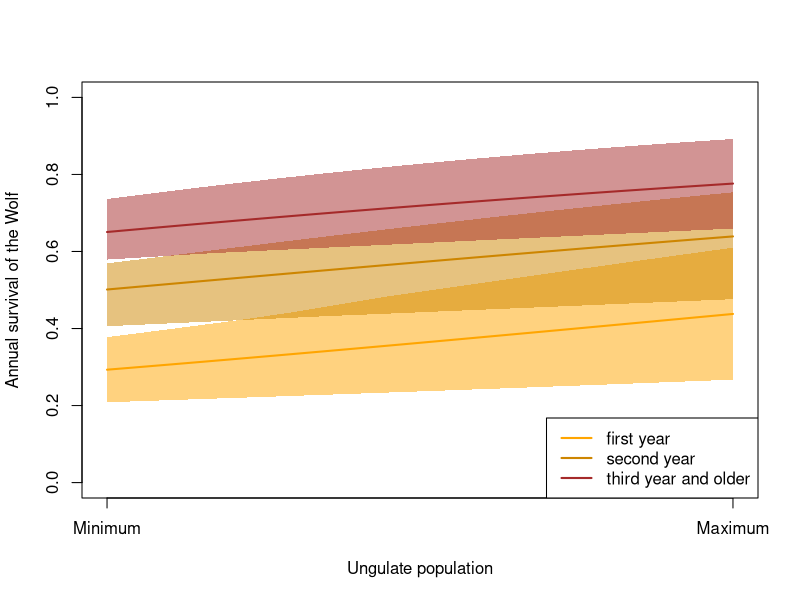
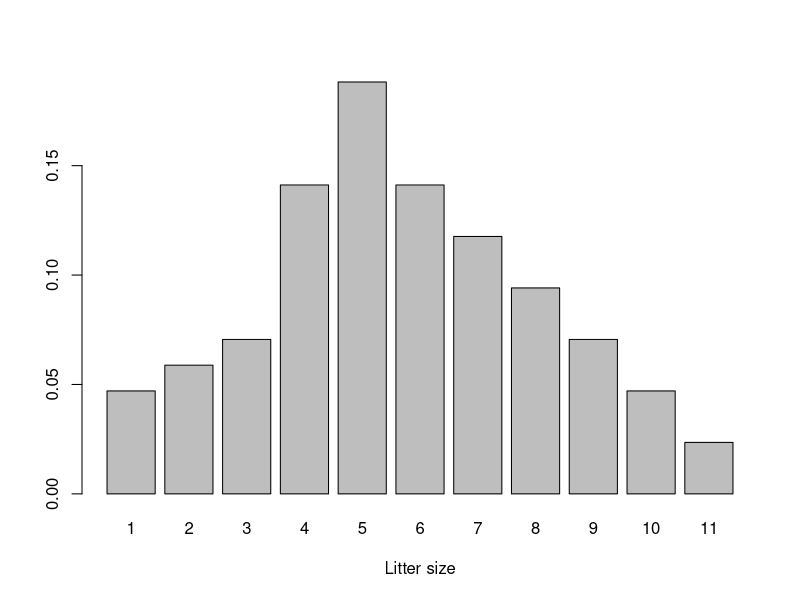
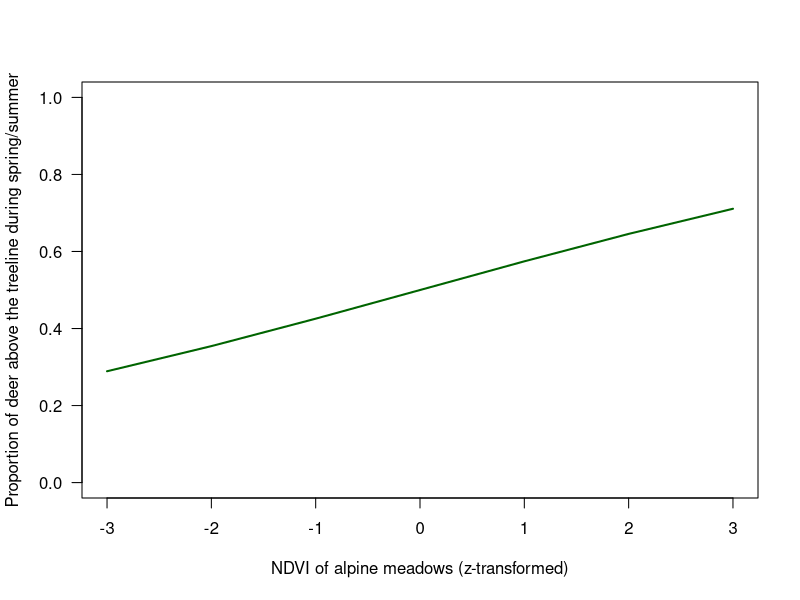
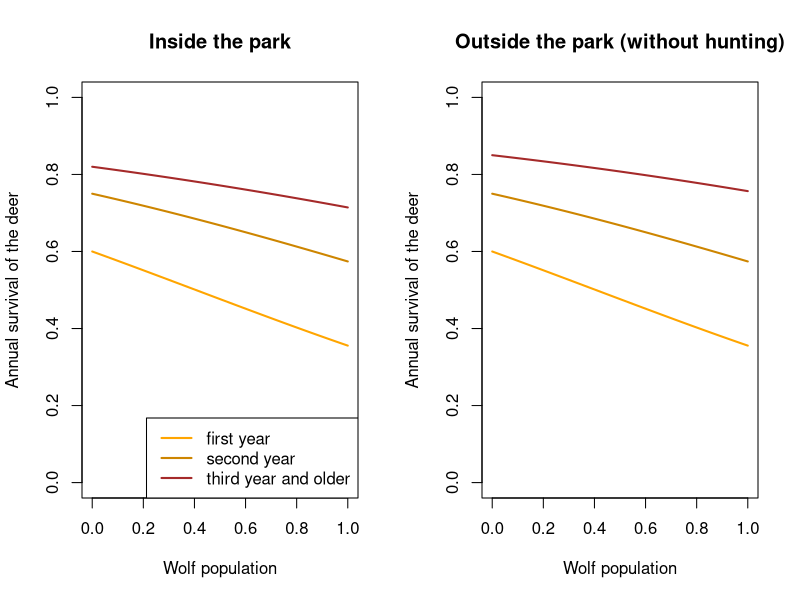
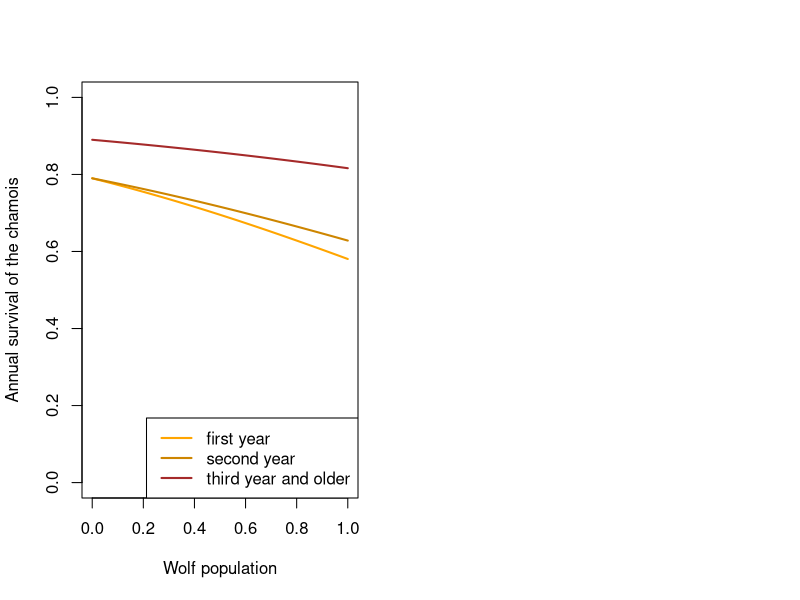
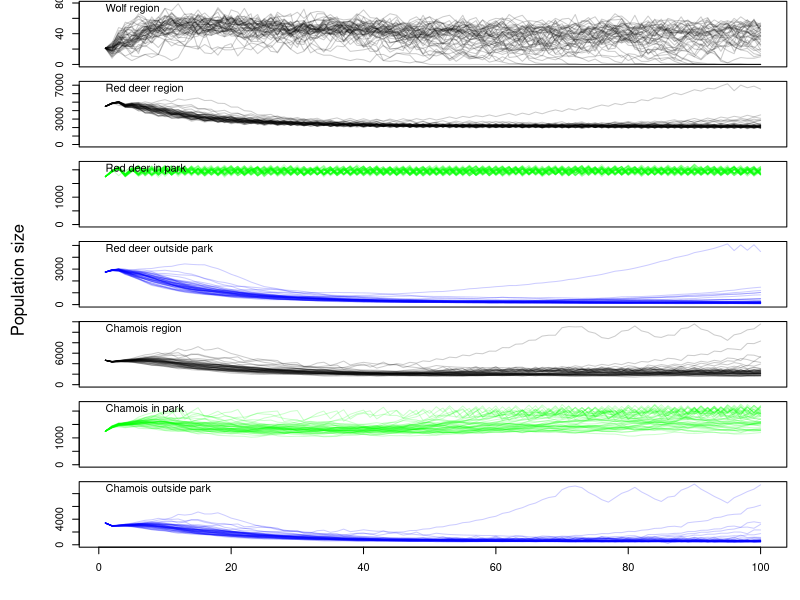

Here is the R script that generated these plots, in order:
## ---- chunk 1

library(MASS)
library(scales)

## ---- chunk 2
TT <- 100 # number of years to run the model
nsim <- 50 # number of Monte Carlo iterations
## ---- chunk 3

envNDVI <- rnorm(TT)

## ---- chunk 4

FUNwolfS0 <- function(x, sdInt=0.2, sdslope=0.2, corpars=0.8){
  # x = normalised ungulate density (0 = minimal, 1 = maximal)
  # corpars = correlation between intercept and slope
  Sigma <- matrix(c(sdInt^2, sdInt*sdslope*corpars, sdInt*sdslope*corpars, sdslope^2), nrow=2)
  pars <- mvrnorm(n = 1, mu = c(-0.9,0.6), Sigma = Sigma)
  plogis(pars[1] + pars[2]*x)  
}

FUNwolfS1 <- function(x, sdInt=0.2, sdslope=0.2, corpars=0.8){
  Sigma <- matrix(c(sdInt^2, sdInt*sdslope*corpars, sdInt*sdslope*corpars, sdslope^2), nrow=2)
  pars <- mvrnorm(n = 1, mu = c(0,0.6), Sigma = Sigma)
  plogis(pars[1] + pars[2]*x)
}

FUNwolfS2plus <- function(x, sdInt=0.2, sdslope=0.2, corpars=0.8){ 
  Sigma <- matrix(c(sdInt^2, sdInt*sdslope*corpars, sdInt*sdslope*corpars, sdslope^2), nrow=2)
  pars <- mvrnorm(n = 1, mu = c(0.6,0.6), Sigma = Sigma)
    plogis(pars[1] + pars[2]*x)
}

x <- seq(0, 1, length=100)  # 0 = no ungulates, 1 =maximum number of ungulates
y1 <- matrix(NA, ncol=nsim, nrow=length(x))
y2 <- matrix(NA, ncol=nsim, nrow=length(x))
y3 <- matrix(NA, ncol=nsim, nrow=length(x))
for(i in 1:nsim){
  y1[,i] <- FUNwolfS0(x)
  y2[,i] <- FUNwolfS1(x)
  y3[,i] <- FUNwolfS2plus(x)
}

y1mean <- apply(y1, 1, mean)
y1lwr <- apply(y1, 1, quantile, probs=0.025)
y1upr <- apply(y1, 1, quantile, probs=0.975)


y2mean <- apply(y2, 1, mean)
y2lwr <- apply(y2, 1, quantile, probs=0.025)
y2upr <- apply(y2, 1, quantile, probs=0.975)

y3mean <- apply(y3, 1, mean)
y3lwr <- apply(y3, 1, quantile, probs=0.025)
y3upr <- apply(y3, 1, quantile, probs=0.975)

plot(x, y1[,1], type="n", lwd=2, col="orange", xlab="Ungulate population", ylab="Annual survival of the Wolf", ylim=c(0,1), xaxt="n")
axis(1, at=c(0,1), labels=c("Minimum", "Maximum"))
polygon(c(x, rev(x)), c(y1lwr, rev(y1upr)), border=NA, col=alpha("orange", 0.5))
lines(x, y1mean, col="orange", lwd=2)
polygon(c(x, rev(x)), c(y2lwr, rev(y2upr)), border=NA, col=alpha("orange3", 0.5))
lines(x, y2mean, col="orange3", lwd=2)
polygon(c(x, rev(x)), c(y3lwr, rev(y3upr)), border=NA, col=alpha("brown", 0.5))
lines(x, y3mean, col="brown", lwd=2)

legend("bottomright", lwd=2, col=c("orange", "orange3", "brown"), legend=c("first year", "second year", "third year and older"))

  
## ---- chunk 5

littersize <- 1:11
problittersize0 <- c(2, 2.5, 3,6,8,6,5,4,3,2,1)
problittersize <- problittersize0/sum(problittersize0)

barplot(problittersize, names=littersize, xlab="Litter size")


FUNwolfnpups <- function(nfemalesW){
  litters <- sample(1:11, prob=problittersize, size=nfemalesW, replace=TRUE)
  return(sum(litters))
}

## ---- chunk 6
wolfmaxN <- 30  # is used in the model to normalise the effect of wolf in the ecosystem

ungulatesmaxN <- 10000 # is used in the model to normalise the effect of ungulates on the wolf

## ---- chunk 7
# proportion of deer that are above the treeline during summer 
# the number of deeer above the treeline is competing with chamois
FUNdeerpropSuhigh <- function(ndvi){
  # standardised ndvi (mean 0, sd 1)
 return(plogis(0.3*ndvi))
}


FUNdeerpropHuIn <- function(){
  # we assume that 20% of the outside population move into the park during hunting
 return(0.2)
}

x <- seq(-3,3)
plot(x, FUNdeerpropSuhigh(x), type="l", lwd=2, col="darkgreen", ylim=c(0,1), 
     xlab="NDVI of alpine meadows (z-transformed)", las=1, ylab="Proportion of deer above the treeline during spring/summer")

## ---- chunk 8
# expected population growth rate; trying out demographic parameters that produce plausible growth 
S1 <- 0.6
S2 <- 0.75
S3plus <- 0.82
f <- 1
deerLeslie <- matrix(c(0,f/2*S2,f/2*S3plus,f/2*S3plus,
                       S1, 0,0,0,
                       0,S2,0,0,
                       0,0,S3plus,S3plus), ncol=4, nrow=4, byrow=TRUE)
max(Re(eigen(deerLeslie)$values))
## ---- chunk 9
deerS0 <- 0.6
deerS1 <- 0.75
deerS2plus <- 0.82

## ---- chunk 10
# x = wolf population (normalised, 0-1), 
# propindiet = proportion of deer in wolf diet
FUNdeerInS0 <- function(x, propindiet=1, S0=deerS0) plogis(qlogis(S0)-1*x*propindiet)
FUNdeerInS1 <- function(x, propindiet=1, S1=deerS1) plogis(qlogis(S1)-0.8*x*propindiet)
FUNdeerInS2plus <- function(x, propindiet=1, S2plus=deerS2plus) plogis(qlogis(S2plus)-0.6*x*propindiet)

FUNdeerOutS0 <- function(x, propindiet=1) plogis(qlogis(0.6)-1*x*propindiet)
FUNdeerOutS1 <- function(x, propindiet=1) plogis(qlogis(0.75)-0.8*x*propindiet)
FUNdeerOutS2plus <- function(x, propindiet=1) plogis(qlogis(0.85)-0.6*x*propindiet)

x <- seq(0, 1, length=100)  # 0 = no ungulates, 1 =maximum number of ungulates
y1 <- FUNdeerInS0(x)
y2 <- FUNdeerInS1(x) # first year survival
y3 <- FUNdeerInS2plus(x)
  
par(mfrow=c(1,2))
plot(x, y1, type="l", lwd=2, col="orange", xlab="Wolf population", ylab="Annual survival of the deer",
     ylim=c(0,1), main="Inside the park")
lines(x, y2, lwd=2, col="orange3")
lines(x, y3, lwd=2, col="brown")

legend("bottomright", lwd=2, col=c("orange", "orange3", "brown"), legend=c("first year", "second year", "third year and older"))

y1 <- FUNdeerOutS0(x)
y2 <- FUNdeerOutS1(x) # first year survival
y3 <- FUNdeerOutS2plus(x)

plot(x, y1, type="l", lwd=2, col="orange", xlab="Wolf population", ylab="Annual survival of the deer",
     ylim=c(0,1), main="Outside the park (without hunting)")
lines(x, y2, lwd=2, col="orange3")
lines(x, y3, lwd=2, col="brown")

  
## ---- chunk 11
FUNdeerncalves <- function(nrfemales, npop, capacity=2000){
  nryoung <- sample(c(0,1,2), prob=c(0.05,0.85,0.1), size=nrfemales, replace=TRUE)
 if(npop>capacity) nryoung <- sample(c(0,1,2), prob=c(0.5,0.5,0), size=nrfemales, replace=TRUE)
 return(sum(nryoung))
  }

## ---- chunk 12
# expected population growth rate; trying out demographic parameters that produce plausible growth 
S0 <- 0.79 # survival from 0 to 1
S1 <- 0.79 # survival from 1 to 2
S2plus <- 0.89 #survival from 2 year onward 
f <- 0.49
deerLeslie <- matrix(c(0,f/2*S1,f/2*S2plus,f/2*S2plus,
                       S0, 0,0,0,
                       0,S1,0,0,
                       0,0,S2plus,S2plus), ncol=4, nrow=4, byrow=TRUE)
max(Re(eigen(deerLeslie)$values))
## ---- chunk 13
chamoisS0 <- 0.79
chamoisS1 <- 0.79
chamoisS2plus <- 0.89
## ---- chunk 14
# x = wolf population (normalised, 0-1), 
# propindiet = proportion of chamois in wolf diet
FUNchamoisS0 <- function(x, propindiet=1, S0=chamoisS0) plogis(qlogis(S0)-1*x*propindiet)
FUNchamoisS1 <- function(x, propindiet=1, S1=chamoisS1) plogis(qlogis(S1)-0.8*x*propindiet)
FUNchamoisS2plus <- function(x, propindiet=1, S2plus=chamoisS2plus) plogis(qlogis(S2plus)-0.6*x*propindiet)

x <- seq(0, 1, length=100)  # 0 = no ungulates, 1 =maximum number of ungulates
y1 <- FUNchamoisS0(x)
y2 <- FUNchamoisS1(x) # first year survival
y3 <- FUNchamoisS2plus(x)
  
plot(x, y1, type="l", lwd=2, col="orange", xlab="Wolf population", ylab="Annual survival of the chamois",
     ylim=c(0,1))
lines(x, y2, lwd=2, col="orange3")
lines(x, y3, lwd=2, col="brown")

legend("bottomright", lwd=2, col=c("orange", "orange3", "brown"), legend=c("first year", "second year", "third year and older"))
  
## ---- chunk 15
FUNchamoisncalves <- function(nrfemales, npop, capacity=2000){
  nryoung <- sample(c(0,1,2,3), prob=c(0.5,0.4,0.05,0.05), size=nrfemales, replace=TRUE)
  if(npop>capacity) nryoung <- sample(c(0,1,2,3), prob=c(0.9,0.1,0,0), size=nrfemales, replace=TRUE)
  return(sum(nryoung))
  }

## ---- chunk 16
# TT: number of years the model will run
# nsim: number of trajectories 

wolfN0 <- matrix(nrow=TT, ncol=nsim)  # number of wolf puppies
wolfN1 <- matrix(nrow=TT, ncol=nsim)  # number of first year wolfs
wolfN2 <- matrix(nrow=TT, ncol=nsim)
wolfN3plus <- matrix(nrow=TT, ncol=nsim)
wolfN <- matrix(nrow=TT, ncol=nsim) # total wolf population
wolfP <- matrix(nrow=TT, ncol=nsim)

deerInN0 <- matrix(nrow=TT, ncol=nsim)
deerInN1 <- matrix(nrow=TT, ncol=nsim)
deerInN2 <- matrix(nrow=TT, ncol=nsim)
deerInN3plus <- matrix(nrow=TT, ncol=nsim)
deerOutN0 <- matrix(nrow=TT, ncol=nsim)
deerOutN1 <- matrix(nrow=TT, ncol=nsim)
deerOutN2 <- matrix(nrow=TT, ncol=nsim)
deerOutN3plus <- matrix(nrow=TT, ncol=nsim)
deerInN <- matrix(nrow=TT, ncol=nsim) # total deer population in 
deerOutN <- matrix(nrow=TT, ncol=nsim) # total deer population out 
deerN <- matrix(nrow=TT, ncol=nsim) # total deer
deerpropIn <- matrix(nrow=TT, ncol=nsim) # proportion of deer from outside that move into the SNP during hunting

chamoisInN0 <- matrix(nrow=TT, ncol=nsim)
chamoisInN1 <- matrix(nrow=TT, ncol=nsim)
chamoisInN2 <- matrix(nrow=TT, ncol=nsim)
chamoisInN3plus <- matrix(nrow=TT, ncol=nsim)
chamoisInN <- matrix(nrow=TT, ncol=nsim)
chamoisOutN0 <- matrix(nrow=TT, ncol=nsim)
chamoisOutN1 <- matrix(nrow=TT, ncol=nsim)
chamoisOutN2 <- matrix(nrow=TT, ncol=nsim)
chamoisOutN3plus <- matrix(nrow=TT, ncol=nsim)
chamoisOutN <- matrix(nrow=TT, ncol=nsim)
chamoisN <- matrix(nrow=TT, ncol=nsim)


for(r in 1:nsim){
# starting populations (TODO: stable age composition)
  # TO DISCUSS: do we need to separate males and females in which species from which age on?
  wolfN0[1,r] <- 9
  wolfN1[1,r] <- 8
  wolfN2[1,r] <- 2
  wolfN3plus[1,r] <- 2
  wolfN[1, r] <- wolfN0[1,r]  + wolfN1[1,r] + wolfN2[1,r] +wolfN3plus[1,r]
  wolfP[1,r] <- 1  # number of packs
  
  deerInN0[1,r] <- 300
  deerInN1[1,r] <- 300
  deerInN1[1,r] <- 300
  deerInN2[1,r] <- 150
  deerInN3plus[1,r] <- 1000
  deerInN[1, r] <- deerInN0[1,r]  + deerInN1[1,r] + deerInN2[1,r] +deerInN3plus[1,r]
  
  deerOutN0[1,r] <- 500
  deerOutN1[1,r] <- 500
  deerOutN2[1,r] <- 250
  deerOutN3plus[1,r] <- 1500
  deerOutN[1, r] <- deerOutN0[1,r] + deerOutN1[1,r] + deerOutN2[1,r] +deerOutN3plus[1,r]
  deerN[1,r] <- deerInN[1,r] + deerOutN[1,r]
  
  chamoisInN0[1,r] <- 100
  chamoisInN1[1,r] <- 100
  chamoisInN2[1,r] <- 50
  chamoisInN3plus[1,r] <- 1000
  chamoisInN[1, r] <- chamoisInN0[1,r] + chamoisInN1[1,r] + chamoisInN2[1,r] +chamoisInN3plus[1,r]
  chamoisOutN0[1,r] <- 400
  chamoisOutN1[1,r] <- 400
  chamoisOutN2[1,r] <- 200
  chamoisOutN3plus[1,r] <- 2400
  chamoisOutN[1, r] <-  chamoisOutN0[1,r] +chamoisOutN1[1,r] + chamoisOutN2[1,r] +chamoisOutN3plus[1,r]
  chamoisN[1, r] <- chamoisInN[1,r] + chamoisOutN[1,r]
  
  
  for(t in 2:TT){
    
  # Wolf 
  wolfS0 <- FUNwolfS0((deerN[t-1,r]+chamoisN[t-1,r])/ungulatesmaxN)
  wolfS1 <- FUNwolfS1((deerN[t-1,r]+chamoisN[t-1,r])/ungulatesmaxN)
  wolfS2plus <- FUNwolfS2plus((deerN[t-1,r]+chamoisN[t-1,r])/ungulatesmaxN)
  
  wolfN1[t,r] <- rbinom(1, size=wolfN0[t-1,r] , prob=wolfS0)
  wolfN2[t,r] <- rbinom(1, size=wolfN1[t-1,r], prob=wolfS1)
  wolfN3plus[t,r] <- rbinom(1, size=wolfN2[t-1,r]+wolfN3plus[t-1,r], prob=wolfS2plus)
  wolfP[t,r] <- 2 # pack building
  
  wolfnrepfemales <- min(c(wolfN3plus[t,r]/2, wolfP[t,r]*2)) # number of reproducing females
  wolfN0[t,r] <- FUNwolfnpups(wolfnrepfemales) 
  wolfN[t, r] <-  wolfN0[t,r] + wolfN1[t,r] + wolfN2[t,r] +wolfN3plus[t,r]

  
  # Red deer
  propdeerInindiet <- deerInN[t,r]/(deerInN[t-1,r]+chamoisInN[t-1,r])
  if(is.na(propdeerInindiet)) propdeerInindiet <- 0
  propdeerOutindiet <- deerOutN[t-1,r]/(deerOutN[t-1,r]+chamoisOutN[t-1,r])
  if(is.na(propdeerOutindiet)) propdeerOutindiet <- 0
  
  deerInS0 <- FUNdeerInS0(wolfN[t-1,r]/wolfmaxN, propindiet=propdeerInindiet)
  deerInS1 <- FUNdeerInS1(wolfN[t-1,r]/wolfmaxN, propindiet=propdeerInindiet)
  deerInS2plus <- FUNdeerInS2plus(wolfN[t-1,r]/wolfmaxN, propindiet=propdeerInindiet)
  
  deerOutS0 <- FUNdeerInS0(wolfN[t-1,r]/wolfmaxN, propindiet=propdeerOutindiet)
  deerOutS1 <- FUNdeerInS1(wolfN[t-1,r]/wolfmaxN, propindiet=propdeerOutindiet)
  deerOutS2plus <- FUNdeerInS2plus(wolfN[t-1,r]/wolfmaxN, propindiet=propdeerOutindiet)
  
  
  deerInN1[t,r] <- rbinom(1, size=deerInN0[t-1,r], prob=deerInS0)
  deerInN2[t,r] <- rbinom(1, size=deerInN1[t-1,r], prob=deerInS1)
  deerInN3plus[t,r] <- rbinom(1, size=deerInN2[t-1,r]+deerInN3plus[t-1,r], prob=deerInS2plus)
  deerOutN1[t,r] <- rbinom(1, size=deerOutN0[t-1,r], prob=deerOutS0)
  deerOutN2[t,r] <- rbinom(1, size=deerOutN1[t-1,r], prob=deerOutS1)
  deerOutN3plus[t,r] <- rbinom(1, size=deerOutN2[t-1,r]+deerOutN3plus[t-1,r], prob=deerOutS2plus)

   deerInnrepfemales <- round((deerInN2[t-1,r]+deerInN3plus[t-1,r])/2) # number of reproducing females
  deerOutnrepfemales <- round((deerOutN2[t-1,r]+deerOutN3plus[t-1,r])/2) # number of reproducing females
   deerInN0[t,r] <- FUNdeerncalves(deerInnrepfemales, npop=deerInN[t-1,r], capacity=2000)
   deerOutN0[t,r] <- FUNdeerncalves(deerOutnrepfemales, npop=deerOutN[t-1,r], capacity=5000)
  
   deerInN[t, r] <- deerInN0[t,r] + deerInN1[t,r] + deerInN2[t,r] +deerInN3plus[t,r]
   deerOutN[t, r] <- deerOutN0[t,r] + deerOutN1[t,r] + deerOutN2[t,r] +deerOutN3plus[t,r]
   deerN[t, r] <- deerInN[t,r] + deerOutN[t,r]
    
  # Chamois
  
  propchamoisInindiet <- chamoisInN[t-1,r]/(deerInN[t-1,r]+chamoisInN[t-1,r])
  if(is.na(propchamoisInindiet)) propchamoisInindiet <- 0
  propchamoisOutindiet <- chamoisOutN[t-1,r]/(deerOutN[t-1,r]+chamoisOutN[t-1,r])
  if(is.na(propchamoisOutindiet)) propchamoisOutindiet <- 0

  chamoisInS0 <- FUNchamoisS0(wolfN[t-1,r]/wolfmaxN, propindiet=propchamoisInindiet)
  chamoisInS1 <- FUNchamoisS1(wolfN[t-1,r]/wolfmaxN, propindiet=propchamoisInindiet)
  chamoisInS2plus <- FUNchamoisS2plus(wolfN[t-1,r]/wolfmaxN, propindiet=propchamoisInindiet)

  chamoisOutS0 <- FUNchamoisS0(wolfN[t-1,r]/wolfmaxN, propindiet=propchamoisOutindiet)
  chamoisOutS1 <- FUNchamoisS1(wolfN[t-1,r]/wolfmaxN, propindiet=propchamoisOutindiet)
  chamoisOutS2plus <- FUNchamoisS2plus(wolfN[t-1,r]/wolfmaxN, propindiet=propchamoisOutindiet)
  
  chamoisInN1[t,r] <- rbinom(1, size=chamoisInN0[t-1,r], prob=chamoisInS0)
  chamoisInN2[t,r] <- rbinom(1, size=chamoisInN1[t-1,r], prob=chamoisInS1)
  chamoisInN3plus[t,r] <- rbinom(1, size=chamoisInN2[t-1,r]+chamoisInN3plus[t-1,r], prob=chamoisInS2plus)
  
  chamoisOutN1[t,r] <- rbinom(1, size= chamoisOutN0[t-1,r], prob=chamoisOutS0)
  chamoisOutN2[t,r] <- rbinom(1, size=chamoisOutN1[t-1,r], prob=chamoisOutS1)
  chamoisOutN3plus[t,r] <- rbinom(1, size=chamoisOutN2[t-1,r]+chamoisOutN3plus[t-1,r], prob=chamoisOutS2plus)
  
   chamoisInnrepfemales <- round((chamoisInN2[t-1,r]+chamoisInN3plus[t-1,r])/2) # number of reproducing females
  chamoisInN0[t,r] <- FUNchamoisncalves(chamoisInnrepfemales, npop=chamoisInN[t-1,r], capacity=2000)
  chamoisOutnrepfemales <- round((chamoisOutN2[t-1,r]+chamoisOutN3plus[t-1,r])/2) # number of reproducing females
  chamoisOutN0[t,r] <- FUNchamoisncalves(chamoisOutnrepfemales, npop=chamoisOutN[t-1,r], capacity=8000)
 
  chamoisInN[t, r] <- chamoisInN0[t,r] + chamoisInN1[t,r] + chamoisInN2[t,r] +chamoisInN3plus[t,r]
  chamoisOutN[t, r] <- chamoisInN0[t,r] + chamoisInN1[t,r] + chamoisOutN2[t,r] +chamoisOutN3plus[t,r]
  chamoisN[t, r] <- chamoisInN[t,r] + chamoisOutN[t,r]
  } # close t
} # close r

## ---- chunk 17

par(mfrow=c(7,1), mar=c(1,4,0.1,1), oma=c(3,2,0,0))
plot(1:TT, seq(0, max(wolfN), length=TT), type="n", xlab=NA, ylab=NA, xaxt="n")
for(i in 1:nsim) lines(1:TT, wolfN[,i], col=rgb(0,0,0,0.2))
text(1,max(wolfN), adj=c(0,1) , labels="Wolf region")
mtext("Population size",side=2, line=0, outer=TRUE)


plot(1:TT, seq(0,max(deerN), length=TT), type="n", xlab="year", ylab="", xaxt="n")
for(i in 1:nsim) lines(1:TT, deerN[,i], col=rgb(0,0,0,0.2), xaxt="n")
text(1,max(deerN), adj=c(0,1) , labels="Red deer region")

plot(1:TT, seq(0,max(deerInN), length=TT), type="n", xlab="year", ylab="", xaxt="n")
for(i in 1:nsim) lines(1:TT, deerInN[,i], col=rgb(0,1,0,0.2), xaxt="n")
text(1,max(deerInN), adj=c(0,1) , labels="Red deer in park")


plot(1:TT, seq(0,max(deerOutN), length=TT), type="n", xlab="year", ylab="", xaxt="n")
for(i in 1:nsim) lines(1:TT, deerOutN[,i], col=rgb(0,0,1,0.2), xaxt="n")
text(1,max(deerOutN), adj=c(0,1) , labels="Red deer outside park")


plot(1:TT, seq(0,max(chamoisN), length=TT), type="n", xlab="year", ylab="", xaxt="n")
for(i in 1:nsim) lines(1:TT, chamoisN[,i], col=rgb(0,0,0,0.2))
text(1,max(chamoisN), adj=c(0,1) , labels="Chamois region")


plot(1:TT, seq(0,max(chamoisInN), length=TT), type="n", xlab="year", ylab="", xaxt="n")
for(i in 1:nsim) lines(1:TT, chamoisInN[,i], col=rgb(0,1,0,0.2))
text(1,max(chamoisInN), adj=c(0,1) , labels="Chamois in park")

plot(1:TT, seq(0,max(chamoisOutN), length=TT), type="n", xlab="year", ylab="")
for(i in 1:nsim) lines(1:TT, chamoisOutN[,i], col=rgb(0,0,1,0.2))
text(1,max(chamoisOutN), adj=c(0,1) , labels="Chamois outside park")
